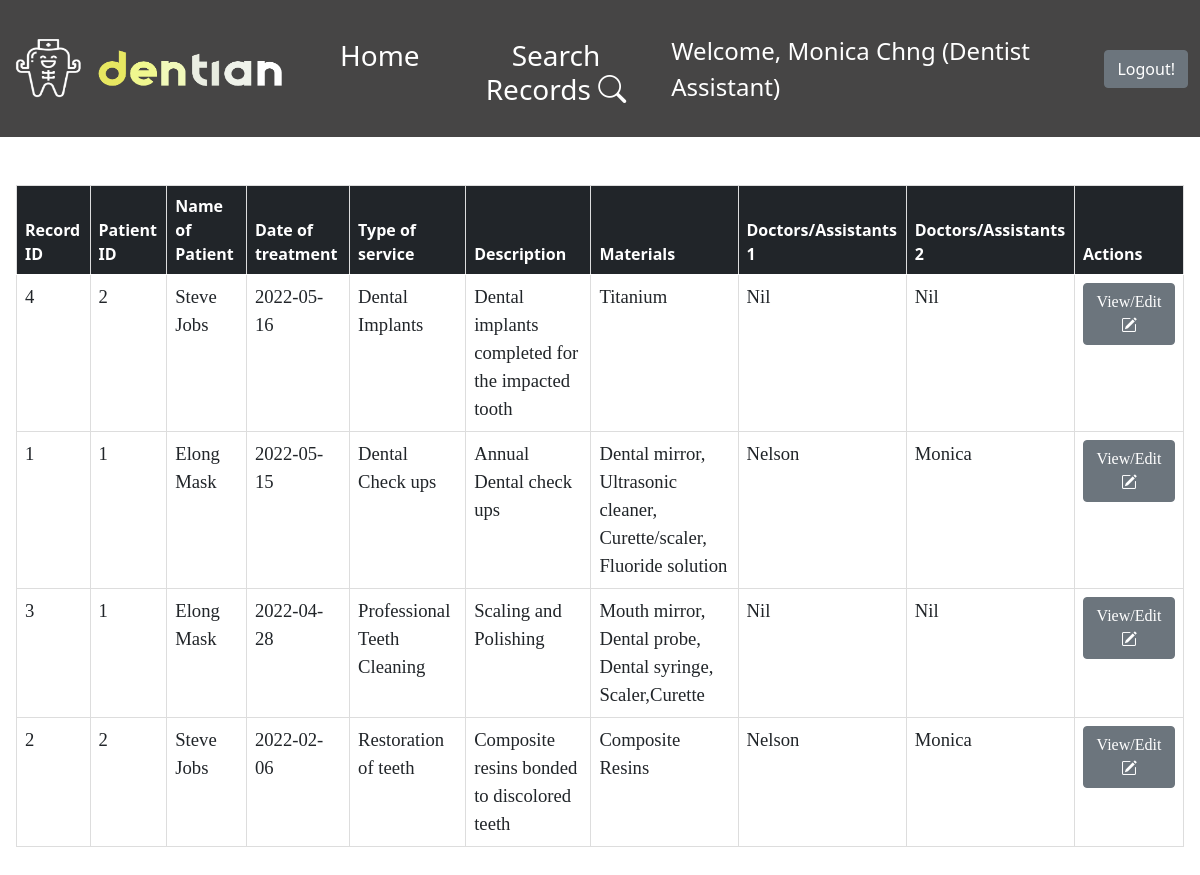
Screenshot of /DentistDashboard.php (signed in) with the database file from the repository.
### tables this page shows
CREATE TABLE `patient_record` (
  `Record_ID` int(6) NOT NULL,
  `Patient_ID` int(11) NOT NULL,
  `Treatment_Date` date DEFAULT NULL,
  `Treatment_type` varchar(50) NOT NULL,
  `Treatment_details` varchar(255) NOT NULL,
  `Material_used` varchar(255) NOT NULL,
  `Doctor/Assistant 1` varchar(50) NOT NULL,
  `Doctor/Assistant 2` varchar(50) NOT NULL
);

CREATE TABLE `patient_profile` (
  `Patient_ID` int(11) NOT NULL,
  `Status` varchar(10) NOT NULL DEFAULT 'Active',
  `First_Name` varchar(20) NOT NULL,
  `Last_Name` varchar(20) NOT NULL,
  `NRIC_PNum` varchar(9) NOT NULL,
  `Gender` char(1) NOT NULL,
  `Birth_Date` date DEFAULT NULL,
  `Address` varchar(50) NOT NULL,
  `Nationality` varchar(100) NOT NULL,
  `Phone_Num` int(8) NOT NULL,
  `Email` varchar(50) NOT NULL,
  `Marital Status` varchar(20) NOT NULL,
  `Occupation` varchar(50) NOT NULL,
  `Smoker` varchar(3) NOT NULL,
  `Allergies` varchar(100) DEFAULT NULL,
  `Long_term_med` varchar(200) DEFAULT NULL,
  `Existing_Med_Conds` varchar(200) DEFAULT NULL,
  `Referred_by_clinic` varchar(50) DEFAULT NULL,
  `Referred_memo` varchar(200) DEFAULT NULL,
  `Family_ID` int(100) DEFAULT NULL,
  `Emer_Name` varchar(20) NOT NULL,
  `Emer_Contact` int(8) NOT NULL,
  `Emer_relation` varchar(10) NOT NULL,
  `Subsidies` varchar(3) NOT NULL
);

### db_connection.php (called while the page is built, shortened)
<?php
class DB_Connect
{
    public function connect()
    {
        try {
            $host2 = "sql6.freemysqlhosting.net";
            $db2 = "sql6501826";
            $username2 = "sql6501826";
            $password2 = "YnaPNqTYI4";
            $conn = new PDO('mysql:host='. $host2 . '; dbname=' . $db2 , $username2, $password2);
            return $conn;
        } catch (PDOException $e) {
            print "Error: " . $e->getMessage() . "<br>";
            die();
        }
    }
}

### DentistDashboard.php (the view, shortened to what this page needs)
<?php
include 'db_connection.php';
require_once('Navbar.php');
$db = new DB_Connect();
if (!isset($_SESSION['Role']) && empty($_SESSION['Role'])) {
    header("Location: index.php");
} else {
    if (!isset($_SESSION['patientrecords']) && empty($_SESSION['patientrecords'])) {
        $stmt = $db->connect()->prepare("SELECT patient_profile.First_Name, patient_profile.Last_Name, patient_record.* FROM `patient_record` right join patient_profile on patient_record.Patient_ID = patient_profile.Patient_ID order by patient_record.Treatment_Date DESC");
        $stmt->execute();
        if ($stmt->rowCount() > 0) {
            $patient_records = $stmt->fetchAll(PDO::FETCH_ASSOC);
        }
    } else {
        $patient_records = $_SESSION['patientrecords'];
        $errormsg = $_SESSION['errorMsg'];
        $rowCount = $_SESSION['rowCount'];
    }
}
?>
<html>
<head>
    <link rel="stylesheet" href="https://cdn.jsdelivr.net/npm/bootstrap-icons@1.8.1/font/bootstrap-icons.css">
    <link href="https://cdn.jsdelivr.net/npm/bootstrap@5.0.2/dist/css/bootstrap.min.css" rel="stylesheet">
    <link rel="stylesheet" href="https://cdn.jsdelivr.net/npm/bootstrap-icons@1.8.1/font/bootstrap-icons.css">
</head>
<body>
    <div class="w-100 p-3">
        <nav class="navbar navbar-light bg-transparent">
        </nav>
        <table class="table table-hover ps-1">
            <thead class="table-dark">
                <tr>
                    <th scope="col">Record ID</th>
                    <th scope="col">Patient ID</th>
                    <th scope="col">Name of Patient</th>
                    <th scope="col">Date of treatment</th>
                    <th scope="col">Type of service</th>
                    <th scope="col">Description</th>
                    <th scope="col">Materials</th>
                    <th scope="col">Doctors/Assistants 1</th>
                    <th scope="col">Doctors/Assistants 2</th>
                    <th scope="col">Actions</th>
                </tr>
            </thead>
            <tbody>
                <?php
                foreach ($patient_records as $record) {
                    echo
                    '<tr>' .
                        '<td>' . $record['Record_ID'] . '</td>' .
                        '<td>' . $record['Patient_ID'] . '</td>' .
                        '<td>' . $record['First_Name'] . ' ' . $record['Last_Name'] . '</td>' .
                        '<td>' . $record['Treatment_Date'] . '</td>' .
                        '<td>' . $record['Treatment_type'] . '</td>' .
                        '<td>' . $record['Treatment_details'] . '</td>' .
                        '<td>' . $record['Material_used'] . '</td>' .
                        '<td>' . $record['Doctor/Assistant 1'] . '</td>' .
                        '<td>' . $record['Doctor/Assistant 2'] . '</td>' .
                        '<td><button type="button" class="btn btn-secondary editBtn" data-bs-toggle="modal" data-bs-target="#editAcc">View/Edit <i class="bi bi-pencil-square"></i></button></td>' .
                        '</tr>';
                }
                ?>
            </tbody>
        </table>
    </div>
</body>
</html>

### DentistDashboard.php (style rules this page uses)
p, td { font-family: garamond; font-size: 14pt; }
td, th { border: 1px solid #ddd; }
table { width: 50%; background-color: white; text-align: left; }
body { background-image: url('img/AdminBackground.png'); background-repeat: no-repeat; background-attachment: fixed; background-size: cover; }

### rows the page displays
patient_record: Record_ID "4", Patient_ID "2", Patient_ID.First_Name "Steve", Patient_ID.Last_Name "Jobs", Treatment_Date "2022-05-16", Treatment_type "Dental Implants", Treatment_details "Dental implants completed for the impacted tooth", Material_used "Titanium", value "Nil"
patient_record: Record_ID "1", Patient_ID "1", Patient_ID.First_Name "Elong", Patient_ID.Last_Name "Mask", Treatment_Date "2022-05-15", Treatment_type "Dental Check ups", Treatment_details "Annual Dental check ups", Material_used "Dental mirror, Ultrasonic cleaner, Curette/scaler, Fluoride solution", value "Nelson", value "Monica"
patient_record: Record_ID "3", Patient_ID "1", Patient_ID.First_Name "Elong", Patient_ID.Last_Name "Mask", Treatment_Date "2022-04-28", Treatment_type "Professional Teeth Cleaning", Treatment_details "Scaling and Polishing", Material_used "Mouth mirror, Dental probe, Dental syringe, Scaler,Curette", value "Nil"
patient_record: Record_ID "2", Patient_ID "2", Patient_ID.First_Name "Steve", Patient_ID.Last_Name "Jobs", Treatment_Date "2022-02-06", Treatment_type "Restoration of teeth", Treatment_details "Composite resins bonded to discolored teeth", Material_used "Composite Resins", value "Nelson", value "Monica"

### other values shown
$_SESSION['Name'] "Monica Chng"
$_SESSION['Role'] "Dentist Assistant"
